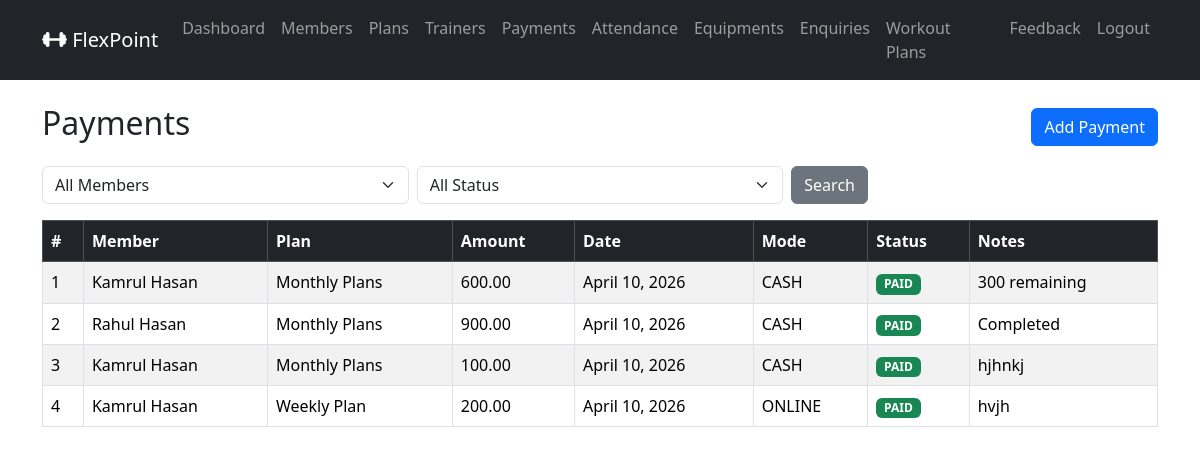
/admin_payments/ (signed in), run on the app's committed database.
### gymapp/models.py (models this page shows, shortened)
class Payment(models.Model):
    PAYMENT_MODE_CHOICES = (
        ('CASH', 'Cash'),
        ('ONLINE', 'Online'),
    )
    PAYMENT_STATUS_CHOICES = (
        ('PAID', 'Paid'),
        ('PENDING', 'Pending'),
    )
    member       = models.ForeignKey(MemberProfile, on_delete=models.CASCADE, related_name='payments')
    plan         = models.ForeignKey(MembershipPlan, on_delete=models.SET_NULL, null=True, blank=True, related_name='payments')
    amount       = models.DecimalField(max_digits=8, decimal_places=2)
    payment_date = models.DateField(default=timezone.now)
    mode         = models.CharField(max_length=50, choices=PAYMENT_MODE_CHOICES)
    status       = models.CharField(max_length=50, choices=PAYMENT_STATUS_CHOICES)
    notes        = models.TextField(blank=True)

class MemberProfile(models.Model):
    GENDER_CHOICES = (
        ('MALE', 'Male'),
        ('FEMALE', 'Female'),
        ('OTHER', 'Other'),
    )
    user             = models.OneToOneField(settings.AUTH_USER_MODEL, on_delete=models.CASCADE, related_name='member_profile')
    full_name        = models.CharField(max_length=100)
    mobile           = models.BigIntegerField()
    age              = models.PositiveIntegerField(null=True, blank=True)
    gender           = models.CharField(max_length=10, choices=GENDER_CHOICES, null=True, blank=True)
    address          = models.TextField(blank=True)
    join_date        = models.DateField(default=timezone.now)
    plan             = models.ForeignKey(MembershipPlan, on_delete=models.SET_NULL, null=True, blank=True, related_name='members')
    trainer          = models.ForeignKey(Trainer, on_delete=models.SET_NULL, null=True, blank=True, related_name='members')
    membership_start = models.DateField(null=True, blank=True)
    membership_end   = models.DateField(null=True, blank=True)

class MembershipPlan(models.Model):
    name            = models.CharField(max_length=100)
    duration_months = models.PositiveIntegerField()
    fee             = models.DecimalField(max_digits=6, decimal_places=2)
    description     = models.TextField(blank=True)

### gymapp/views.py (the view)
    def wrapper(request, *args, **kwargs):
        if not request.user.is_authenticated or getattr(request.user, 'role', None) != 'ADMIN':
            messages.error(request, 'You must be an Admin to access this page.')
            return redirect('admin_login_view')
        return view_func(request, *args, **kwargs)

### gymapp/views.py (called while the page is built)
def admin_required(view_func):
    def wrapper(request, *args, **kwargs):
        if not request.user.is_authenticated or getattr(request.user, 'role', None) != 'ADMIN':
            messages.error(request, 'You must be an Admin to access this page.')
            return redirect('admin_login_view')
        return view_func(request, *args, **kwargs)
    return wrapper

@admin_required
def admin_payments_list(request):
    member_id = request.GET.get('member_id')
    status    = request.GET.get('status')
    payments  = Payment.objects.select_related('member', 'plan').all().order_by('-payment_date')
    members   = MemberProfile.objects.all().order_by('full_name')
    if member_id:
        payments = payments.filter(member__id=member_id)
    if status in ['PENDING', 'PAID']:
        payments = payments.filter(status=status)
    context = {
        'payments'          : payments,
        'members'           : members,
        'selected_member_id': member_id,
        'selected_status'   : status
    }
    return render(request, 'admin_payments_list.html', context)

### gymapp/templates/admin_payments_list.html (shortened to what this page needs)
{% extends 'base.html' %}
{% block content %}
<div class="d-flex justify-content-between align-items-center mb-3">
    <h2>Payments</h2>
    <a href="{% url 'admin_payment_add' %}" class="btn btn-primary">Add Payment</a>
</div>
<form method="GET" class="row g-2 mb-3">
    <div class="col-md-4">
        <select name="member_id" class="form-select">
            <option value="">All Members</option>
        </select>
    </div>
    <div class="col-md-4">
        <select name="status" class="form-select">
            <option value="">All Status</option>
        </select>
    </div>
    <div class="col-md-2 d-flex align-items-end">
        <button type="submit" class="btn btn-secondary">Search</button>
    </div>
</form>
<table class="table table-bordered table-striped">
    <thead class="table-dark">
        <tr>
            <th>#</th>
            <th>Member</th>
            <th>Plan</th>
            <th>Amount</th>
            <th>Date</th>
            <th>Mode</th>
            <th>Status</th>
            <th>Notes</th>
        </tr>
    </thead>
    <tbody>
        {% for payment in payments %}
        <tr>
            <td>{{ forloop.counter }}</td>
            <td>{{ payment.member.full_name }}</td>
            <td>{{ payment.plan.name }}</td>
            <td>{{ payment.amount|floatformat:2 }}</td>
            <td>{{ payment.payment_date }}</td>
            <td>{{ payment.mode }}</td>
            <td>
                {% if payment.status == 'PAID' %}
                    <span class="badge bg-success">PAID</span>
                {% elif payment.status == 'PENDING' %}
                    <span class="badge bg-warning text-dark">PENDING</span>
                {% else %}
                    <span class="badge bg-secondary">UNKNOWN</span>
                {% endif %}
            </td>
            <td>{{ payment.notes }}</td>
        </tr>
        {% empty %}
        <tr>
            <td class="text-center" colspan="8">No Payments records found!</td>
        </tr>
        {% endfor %}
    </tbody>
</table>
{% endblock %}

### data on the page
Payment: member.full_name "Kamrul Hasan", plan.name "Monthly Plans", amount "600.00", payment_date "April 10, 2026", mode "CASH", status "PAID", notes "300 remaining"
Payment: member.full_name "Rahul Hasan", plan.name "Monthly Plans", amount "900.00", payment_date "April 10, 2026", mode "CASH", status "PAID", notes "Completed"
Payment: member.full_name "Kamrul Hasan", plan.name "Monthly Plans", amount "100.00", payment_date "April 10, 2026", mode "CASH", status "PAID", notes "hjhnkj"
Payment: member.full_name "Kamrul Hasan", plan.name "Weekly Plan", amount "200.00", payment_date "April 10, 2026", mode "ONLINE", status "PAID", notes "hvjh"
